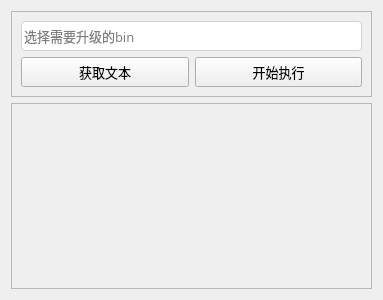
<?xml version="1.0" encoding="UTF-8"?>
<ui version="4.0">
 <class>Form</class>
 <widget class="QWidget" name="Form">
  <property name="geometry">
   <rect>
    <x>0</x>
    <y>0</y>
    <width>383</width>
    <height>300</height>
   </rect>
  </property>
  <property name="windowTitle">
   <string>Form</string>
  </property>
  <layout class="QVBoxLayout" name="verticalLayout">
   <item alignment="Qt::AlignTop">
    <widget class="QFrame" name="frame">
     <property name="minimumSize">
      <size>
       <width>0</width>
       <height>30</height>
      </size>
     </property>
     <property name="frameShape">
      <enum>QFrame::StyledPanel</enum>
     </property>
     <property name="frameShadow">
      <enum>QFrame::Raised</enum>
     </property>
     <layout class="QVBoxLayout" name="verticalLayout_2">
      <item>
       <widget class="QLineEdit" name="file_bin_path">
        <property name="minimumSize">
         <size>
          <width>0</width>
          <height>30</height>
         </size>
        </property>
        <property name="font">
         <font>
          <family>微软雅黑</family>
          <pointsize>10</pointsize>
         </font>
        </property>
        <property name="styleSheet">
         <string notr="true">QLineEdit {
	border-radius: 4px;
	border: 1px solid #ced4da;
}</string>
        </property>
        <property name="placeholderText">
         <string>选择需要升级的bin</string>
        </property>
       </widget>
      </item>
      <item>
       <layout class="QHBoxLayout" name="horizontalLayout">
        <item>
         <widget class="NewQPushButton" name="get_bin_file">
          <property name="sizePolicy">
           <sizepolicy hsizetype="Preferred" vsizetype="Fixed">
            <horstretch>0</horstretch>
            <verstretch>0</verstretch>
           </sizepolicy>
          </property>
          <property name="minimumSize">
           <size>
            <width>80</width>
            <height>30</height>
           </size>
          </property>
          <property name="font">
           <font>
            <family>微软雅黑</family>
            <pointsize>10</pointsize>
           </font>
          </property>
          <property name="cursor">
           <cursorShape>PointingHandCursor</cursorShape>
          </property>
          <property name="text">
           <string>获取文本</string>
          </property>
         </widget>
        </item>
        <item>
         <widget class="NewQPushButton" name="start_upgrade_btn">
          <property name="sizePolicy">
           <sizepolicy hsizetype="Preferred" vsizetype="Fixed">
            <horstretch>0</horstretch>
            <verstretch>0</verstretch>
           </sizepolicy>
          </property>
          <property name="minimumSize">
           <size>
            <width>80</width>
            <height>30</height>
           </size>
          </property>
          <property name="font">
           <font>
            <family>微软雅黑</family>
            <pointsize>10</pointsize>
           </font>
          </property>
          <property name="cursor">
           <cursorShape>PointingHandCursor</cursorShape>
          </property>
          <property name="text">
           <string>开始执行</string>
          </property>
         </widget>
        </item>
       </layout>
      </item>
     </layout>
    </widget>
   </item>
   <item>
    <widget class="QFrame" name="frame_2">
     <property name="sizePolicy">
      <sizepolicy hsizetype="Preferred" vsizetype="Expanding">
       <horstretch>0</horstretch>
       <verstretch>0</verstretch>
      </sizepolicy>
     </property>
     <property name="frameShape">
      <enum>QFrame::StyledPanel</enum>
     </property>
     <property name="frameShadow">
      <enum>QFrame::Raised</enum>
     </property>
    </widget>
   </item>
  </layout>
 </widget>
 <customwidgets>
  <customwidget>
   <class>NewQPushButton</class>
   <extends>QPushButton</extends>
   <header>newqpushbutton.h</header>
  </customwidget>
 </customwidgets>
 <resources/>
 <connections/>
</ui>
